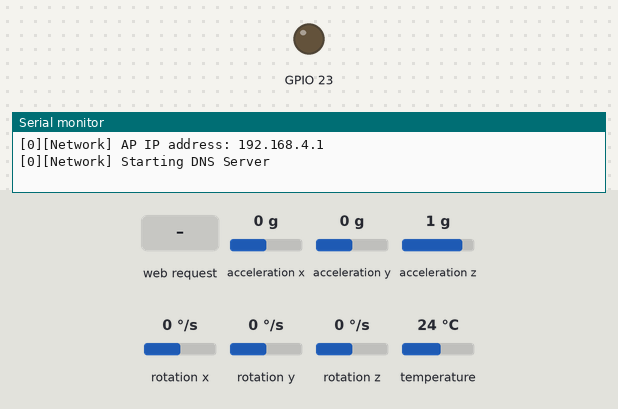
Recording of a program running on a simulated ESP32. Parts: output pins drawn as LEDs (lit = HIGH), the last lines printed to the serial monitor. Dashed ring = blinking. Inputs (shaded band) come from the test bench; at power-on: acceleration z 1 g, acceleration x 0 g, acceleration y 0 g, rotation x 0 °/s, rotation y 0 °/s, rotation z 0 °/s, temperature 24 °C. WiFi joins after 1.5 s; servers stay silent unless stated; network time is answered at once with the bench clock; the local clock reads 2024-03-15 10:24:30 at power-on unless the program sets it; EEPROM starts erased.

Above: at 0.9 s.
1.0 s: HTTP request GET /get received
At 2.78 s:
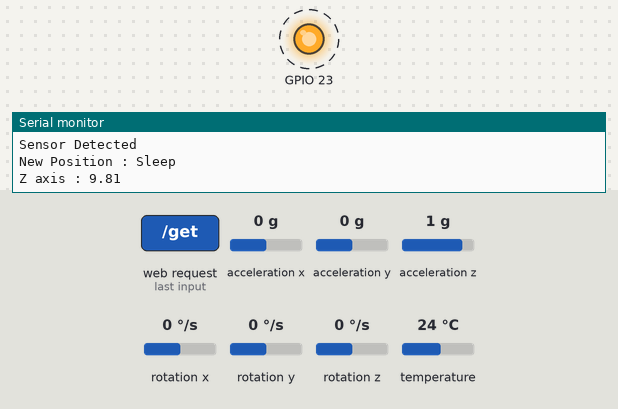
4.0 s: acceleration z set to -1.4 g
7.0 s: HTTP request GET / received
10.0 s: acceleration z set to 0 g
13.0 s: HTTP request GET /get?ssid=1 received
16.0 s: HTTP request GET /get?password=1 received
Timing chart, 0 to 20.0 s (numbered marks = the images above; inputs shaded):
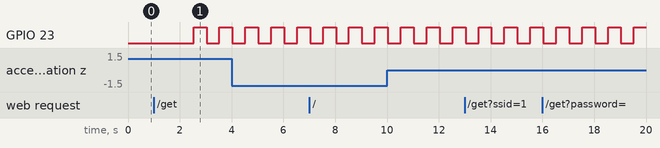

Measured:
- after the input at 1.0 s, GPIO 23: LOW → HIGH after 1.5 s, → LOW 0.50 s later, → HIGH 0.50 s later

The program:

main.cpp
```cpp
#include <Arduino.h>
#include "sensor/mpu6050.h"
#include "device_config.h"
#include "network/network.h"

String lastPosition;

void mpu_task(void *param){
  while(1){
    if(gyro.position() != lastPosition){
      lastPosition = gyro.position();
      Serial.print("New Position : ");
      Serial.println(lastPosition);
    }

    Serial.print("Z axis : ");
    Serial.println(gyro.raw_z());

    vTaskDelay(1000);
  }
}

void setup() {
  Serial.begin(115200);
  net.begin();
  pinMode(23, OUTPUT);
  if(gyro.begin()){
    Serial.println("Sensor Detected");
  } else{
    Serial.println("Sensor Not Detected");
  }

  xTaskCreate(mpu_task, "MPU Task", 5000, NULL, 3, NULL);
}

void loop() {
  digitalWrite(23, HIGH);
  delay(500);
  digitalWrite(23, LOW);
  delay(500);
}
```

credentials.cpp
```cpp
#include "credentials.h"

CredentialsClass *memory;

CredentialsClass::CredentialsClass(){
  memory = this;
}

void CredentialsClass::saveAt(String dir_name, String value){
  dir.begin(memory->_directory, false);
  dir.putString(dir_name.c_str(), value.c_str());
  dir.end();
}

String CredentialsClass::read(String dir_name){
  dir.begin(memory->_directory, false);
  String res = dir.getString(dir_name.c_str(), "");
  return res;
}

void CredentialsClass::format(){
  dir.begin(memory->_directory, false);
  dir.clear();
  dir.end();
}

CredentialsClass data;
```

credentials.h
```cpp
#ifndef CREDENDTIALS_H_
#define CREDENDTIALS_H_

#include <Arduino.h>
#include <Preferences.h>

class CredentialsClass{
  private:
    Preferences dir;
    const char *_directory = "config";
  public:
    CredentialsClass();
    void saveAt(String dir_name, String value);
    String read(String dir_name);
    void format();
};

extern CredentialsClass data;

#endif // CREDENDTIALS_H_
```

network.cpp
```cpp
#include "network.h"

DNSServer dnsServer;
AsyncWebServer server(80);

NetworkClass *net_instances;

NetworkClass::NetworkClass(){
  net_instances = this;
}

void NetworkClass::setupServer(){
  server.on("/", HTTP_GET, [](AsyncWebServerRequest *request){
      request->send_P(200, "text/html", index_html);
      debug(NET_TAG, "Client Connected");
  });

  server.on("/get", HTTP_GET, [] (AsyncWebServerRequest *request) {
      String inputMessage;
      String inputParam;

      if (request->hasParam("ssid")) {
        inputMessage = request->getParam("ssid")->value();
        inputParam = "ssid";
        net_instances->ssid = inputMessage;
        data.saveAt("ssid", net_instances->ssid);
        debugVal(NET_TAG, "SSID : ", net_instances->ssid);
      }

      if (request->hasParam("password")) {
        inputMessage = request->getParam("password")->value();
        inputParam = "password";
        net_instances->pass = inputMessage;
        data.saveAt("pass", net_instances->pass);
        debugVal(NET_TAG, "Password : ", net_instances->pass);
      }
      request->send(200, "text/html", "The values entered by you have been successfully sent to the device <br><a href=\"/\">Return to Home Page</a>");
      debug(NET_TAG, "SSID obtained!");
      net_instances->_connection_status = true;
      server.end();
  });
}

void NetworkClass::connect(String ssid, String pass){
  WiFi.disconnect();
  WiFi.mode(WIFI_STA);
  debugVal(NET_TAG, "Connecting to ", data.read("ssid"));
  WiFi.begin(ssid.c_str(), pass.c_str());
}

bool NetworkClass::get_status(){
  if(WiFi.status() == WL_CONNECTED){
    return true;
  } else{
    return false;
  }
}

void NetworkClass::begin(){
  unsigned long print = millis();
  if(data.read("ssid")==""){
    String ap = DEFAULT_AP_SSID;
    net_instances->reconnect(ap);
    while(!net_instances->_connection_status){
      dnsServer.processNextRequest();
      if(millis() - print > 1000){
        Serial.print("-");
        print = millis();
      }
    }
    Serial.print("");
  } else{
    debug(NET_TAG, "Data acquired");
    net_instances->ssid = data.read("ssid");
    net_instances->pass = data.read("pass");
  }

  net_instances->connect(net_instances->ssid, net_instances->pass);

  uint8_t connect_chance = 30;
  while (!net_instances->get_status()){
    if(millis() - print > 1000){
      Serial.print(".");
      print = millis();
      connect_chance--;
      if(connect_chance < 1){
        debug(NET_TAG, "WiFi not found!");
        data.format();
        debug(NET_TAG, "Restarting...");
        ESP.restart();
      }
    }
  }
  ntp.begin();
  debug(NET_TAG, ntp.get_time());
  Serial.println("");
  debug(NET_TAG, "Connected!");
}

void NetworkClass::reconnect(String ap_name){
  WiFi.disconnect();
  WiFi.mode(WIFI_AP);
  WiFi.softAP(ap_name.c_str());
  debugVal(NET_TAG, "AP IP address: ", WiFi.softAPIP());
  net_instances->setupServer();
  debug(NET_TAG, "Starting DNS Server");
  dnsServer.start(53, "*", WiFi.softAPIP());
  server.addHandler(new CaptiveRequestHandler()).setFilter(ON_AP_FILTER);//only when requested from AP
  //more handlers...
  server.begin();
}

String NetworkClass::get_ssid(){
    return net_instances->ssid;
}

String NetworkClass::get_ip(){
    return WiFi.localIP().toString();
}

NetworkClass net;
```

network.h
```cpp
#ifndef NETWORK_H_
#define NETWORK_H_

#include <Arduino.h>
#include <WiFi.h>
#include <string.h>
#include <FirebaseESP32.h>
#include <DNSServer.h>
#include <AsyncTCP.h>
#include "ntp_time.h"
#include "ESPAsyncWebServer.h"
#include "credentials.h"
#include "../device_config.h"
#include "web_handle.h"

#define NET_TAG "Network"

class CaptiveRequestHandler : public AsyncWebHandler {
public:
  CaptiveRequestHandler() {}
  virtual ~CaptiveRequestHandler() {}

  bool canHandle(AsyncWebServerRequest *request){
    //request->addInterestingHeader("ANY");
    return true;
  }

  void handleRequest(AsyncWebServerRequest *request) {
    request->send_P(200, "text/html", index_html);
  }
};

class NetworkClass{
  public:
    NetworkClass(void);
    void setupServer();
    void connect(String ssid, String pass);
    bool get_status();
    void begin();
    void reconnect(String ap_name);
    String get_ssid();
    String get_ip();

  private:
    bool _connection_status = false;
    String ssid, pass;
};

extern NetworkClass net;

#endif // NETWORK_H_
```

ntp_time.cpp
```cpp
#include "ntp_time.h"

WiFiUDP ntpUDP;
NTPClient timeClient(ntpUDP, "pool.ntp.org", 25200);

NTPClass *time_instances;

NTPClass::NTPClass(){
  time_instances = this;
}

void NTPClass::begin(){
  timeClient.begin();
}

String NTPClass::get_time(){
  timeClient.update();
  return timeClient.getFormattedTime().substring(0, 5);
}

String NTPClass::get_date(){
  timeClient.update();
  String date_format = String(timeClient.getDate());
  String date_value = timeClient.getFormattedDate().substring(0,3) +" "+ date_format;
  return date_value;
}

String NTPClass::get_raw_date(){
  timeClient.update();
  String date_value = timeClient.getFormattedDate();
  return date_value;
}

NTPClass ntp;
```

ntp_time.h
```cpp
#ifndef NTP_TIME_H_
#define NTP_TIME_H_

#include <Arduino.h>
#include "network.h"
#include <NTPClient.h>
#include <WiFiUdp.h>

class NTPClass {
  public:
    NTPClass();
    void begin();
    String get_time();
    String get_date();
    String get_raw_date();
};

extern NTPClass ntp;

#endif // NTP_TIME_H_
```

web_handle.h
```cpp
#ifndef Web_handle_h_
#define Web_handle_h_

#include <Arduino.h>

const char index_html[] PROGMEM = R"rawliteral(
<!DOCTYPE HTML><html><head>
  <meta name="viewport" content="width=device-width, initial-scale=1">
  <title> Login Page </title>
  <style>
  Body {
    font-family: Calibri, Helvetica, sans-serif;
    background-color: black;
    padding-left: 50px;
    padding-right: 50px;
  }
  button {
      background-color: #4CAF50;
      width: 100%;
      color: white;
      padding: 15px;
      margin: 10px 0px;
      border: none;
      cursor: pointer;
      border-radius: 7px;
  }
  form {
      border: 5px solid #f1f1f1;
      border-radius: 7px;
  }
  input[type=text], input[type=password] {
      width: 100%;
      margin: 8px 0;
      padding: 12px 20px;
      display: inline-block;
      border: 2px solid green;
      box-sizing: border-box;
      border-radius: 7px;
  }
  button:hover {
      opacity: 0.8;
  }
  .cancelbtn {
      width: 100%;
      background-color: tomato;
      color: white;
      padding: 15px;
      margin: 10px 0px;
      border: none;
      cursor: pointer;
      border-radius: 7px;
  }
  .container {
      padding: 25px;
      padding-left: 75px;
      padding-right: 75px;
      background-color: lightblue;
      border-radius: 1px;
  }
  </style>
  </head><body>
    <center> <h1 style="color:white;"> Input WiFi Credentials </h1> </center>
  <br><br>
  <form action="/get">
    <div class="container">
      <label>SSID : </label>
      <input type="text" placeholder="Enter WiFi SSID" name="ssid" required>
      <label>Password : </label>
      <input type="password" placeholder="Enter Password" name="password" required>
      <button type="submit"> Connect </button>
      <br>
    </div>
  </form>
</body></html>)rawliteral";

#endif // Web_handle_h_
```

mpu6050.cpp
```cpp
#include "mpu6050.h"

GyroClass *gyro_instances;

GyroClass::GyroClass(){
  gyro_instances = this;
}

bool GyroClass::begin(){
  return mpu.begin(0x69);
}

String GyroClass::position()
{
  float position;

  // Z axis is gravity measurement value of the sensor
  position = raw_z();

  // Standard gravity is 9.8m/s^2
  if(position > 8.0)
    return "Sleep";
  else if((position <= 8.0) && (position > 4.0))
    return "Kifosis Probability";
  else if((position <= 4.0) && (position > -4.0))
    return "Stand";
  else if((position <= -4.0) && (position > -6.0))
    return "Lordosis Probability";
  else
    return "Fall";
}

float GyroClass::raw_z(){
  sensors_event_t a, g, temp;
  mpu.getEvent(&a, &g, &temp);

  return a.acceleration.z;
}

GyroClass gyro;
```

mpu6050.h
```cpp
#ifndef MPU6050_h_
#define MPU6050_h_

#include <Arduino.h>
#include <Adafruit_Sensor.h>
#include <Adafruit_MPU6050.h>

class GyroClass {
  private:
    Adafruit_MPU6050 mpu;
  public:
    GyroClass();
    bool begin();
    String position();
    float raw_z();
};

extern GyroClass gyro;

#endif // MPU6050_h_
```

device_config.h
```cpp
#ifndef DEVICE_CONFIG_H_
#define DEVICE_CONFIG_H_

#include <Arduino.h>
#include <String.h>

#define DEFAULT_UP_PIN      16
#define DEFAULT_MID_PIN     9
#define DEFAULT_DOWN_PIN    10

#define FIREBASE_USE_PSRAM

#define DEFAULT_SSID        "3DPractical"
#define DEFAULT_PASS        "embeddedelectronics"
#define DEFAULT_AP_SSID     "T-VEST"

#define DEFAULT_DEVICE_CODE (uint32_t)ESP.getEfuseMac()

#define debug(x, y)         Serial.print("[");Serial.print(millis());Serial.print("]"); Serial.print("[");Serial.print(x);Serial.print("] "); Serial.println(y);
#define debugVal(x, y, z)   Serial.print("[");Serial.print(millis());Serial.print("]"); Serial.print("[");Serial.print(x);Serial.print("] "); Serial.print(y); Serial.println(z);

#endif // DEVICE_CONFIG_H_
```
